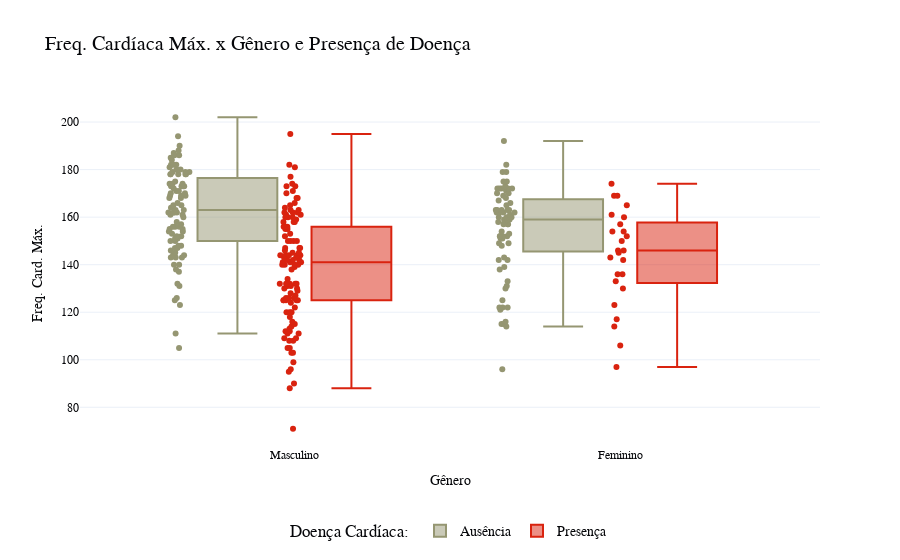

The code cell stored with this chart in its notebook:
### Markdown cell above
## Thalach

### Code cell
thalach_box = px.box(
    df,
    x="sex_labels",
    y="thalach",
    color="target_labels",
    points="all",  # Para mostrar todos os pontos individuais
    color_discrete_map={'Presença': color_pal[3], 'Ausência': color_pal[2]},
    title = 'Freq. Cardíaca Máx. x Gênero e Presença de Doença',
    labels={'target_labels': 'Doença', 'sex_labels': 'Sexo', 'thalach' : 'Freq. Card. Máx.'},
)

thalach_box.update_layout(


    font=dict(family ="Fira Code, sans-serif", color = color_pal[0], size=14),
    title_font= dict(size = 20, color = color_pal[0]),

    xaxis=dict(
        title='Gênero',
        title_font=dict(size=14),
        tickfont=dict(size=12)
    ),

    yaxis=dict(
        title_font=dict(size=14),
        tickfont=dict(size=12)

    ),

    legend=dict(
        title="Doença Cardíaca: ",
        orientation="h",
        x=0.5,
        y = -0.2,
        xanchor="center",
    ),

    template="plotly_white",
    boxmode = 'group'
)

thalach_box.show()

### Figure 1 — Plotly figure (JSON) as saved in the notebook; plotly's stock layout.template omitted (floating-point values rounded to 4 significant figures; data arrays with more than 128 entries replaced by an {"elided": "..."} marker saying what was removed)
{"data": [{"alignmentgroup": "True", "boxpoints": "all", "hovertemplate": "Doença=Ausência<br>Sexo=%{x}<br>Freq. Card. Máx.=%{y}<extra></extra>", "legendgroup": "Ausência", "marker": {"color": "#959672"}, "name": "Ausência", "notched": false, "offsetgroup": "Ausência", "orientation": "v", "showlegend": true, "type": "box", "x": {"elided": "164 str values"}, "x0": " ", "xaxis": "x", "y": {"elided": "164 int values"}, "y0": " ", "yaxis": "y"}, {"alignmentgroup": "True", "boxpoints": "all", "hovertemplate": "Doença=Presença<br>Sexo=%{x}<br>Freq. Card. Máx.=%{y}<extra></extra>", "legendgroup": "Presença", "marker": {"color": "#D9230F"}, "name": "Presença", "notched": false, "offsetgroup": "Presença", "orientation": "v", "showlegend": true, "type": "box", "x": {"elided": "139 str values"}, "x0": " ", "xaxis": "x", "y": {"elided": "139 int values"}, "y0": " ", "yaxis": "y"}], "layout": {"boxmode": "group", "font": {"color": "#050609", "family": "Fira Code, sans-serif", "size": 14}, "legend": {"orientation": "h", "title": {"text": "Doença Cardíaca: "}, "tracegroupgap": 0, "x": 0.5, "xanchor": "center", "y": -0.2}, "title": {"font": {"color": "#050609", "size": 20}, "text": "Freq. Cardíaca Máx. x Gênero e Presença de Doença"}, "xaxis": {"anchor": "y", "domain": [0, 1], "tickfont": {"size": 12}, "title": {"font": {"size": 14}, "text": "Gênero"}}, "yaxis": {"anchor": "x", "domain": [0, 1], "tickfont": {"size": 12}, "title": {"font": {"size": 14}, "text": "Freq. Card. Máx."}}}}
